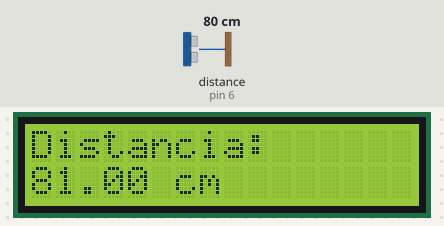
Recording of a sketch running on a simulated Arduino Uno, built with avr-gcc and run on an emulated ATmega328P. Shown: 16×2 character LCD. The inputs (shaded band) are chosen by the test bench; at power-on: distance to the obstacle (sensor on pin 6) 80 cm. The echo pulse lasts 58.3 µs per cm.

Above: at 1.2 s.
1.3 s: distance to the obstacle (sensor on pin 6) set to 2 cm
At 2.6 s:
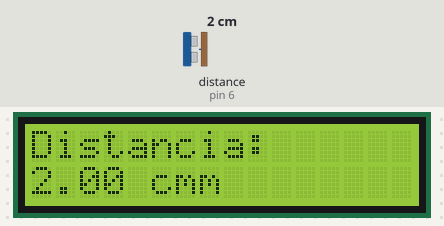
3.3 s: distance to the obstacle (sensor on pin 6) set to 4 cm
At 4.1 s:
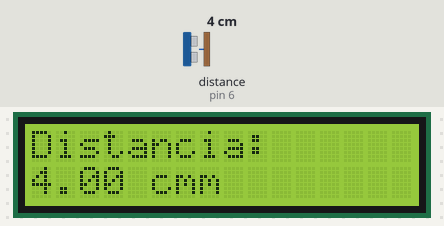
4.9 s: distance to the obstacle (sensor on pin 6) set to 9 cm
At 5.8 s:
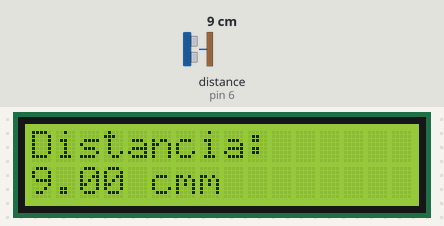
Timing chart, 0 to 7.9 s (numbered marks = the images above; inputs shaded):
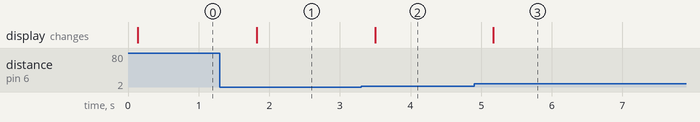

The sketch:

exercicio03.ino
```cpp
#include <Wire.h>
#include <LiquidCrystal_I2C.h>
#include <NewPing.h>

#define TRIGGER_PIN 7
#define ECHO_PIN 6
#define DISTANCIA_MAXIMA 200

LiquidCrystal_I2C lcd(0x27, 16, 2);
NewPing sonar(TRIGGER_PIN, ECHO_PIN, DISTANCIA_MAXIMA);

void setup()
{
    lcd.init();
    lcd.backlight();
    lcd.print("Distancia:");
}

void loop()
{
    delay(50);
    unsigned int microSegundos = sonar.ping();
    float distanciaCm = microSegundos / US_ROUNDTRIP_CM;

    lcd.setCursor(0, 1);
    lcd.print(distanciaCm);
    lcd.print(" cm");
    delay(500);
}
```

Measured:
- after the input at 1.3 s, the display: changes after 0.52 s (image 1)
- after the input at 3.3 s, the display: changes after 0.20 s (image 2)
- after the input at 4.9 s, the display: changes after 0.27 s (image 3)
